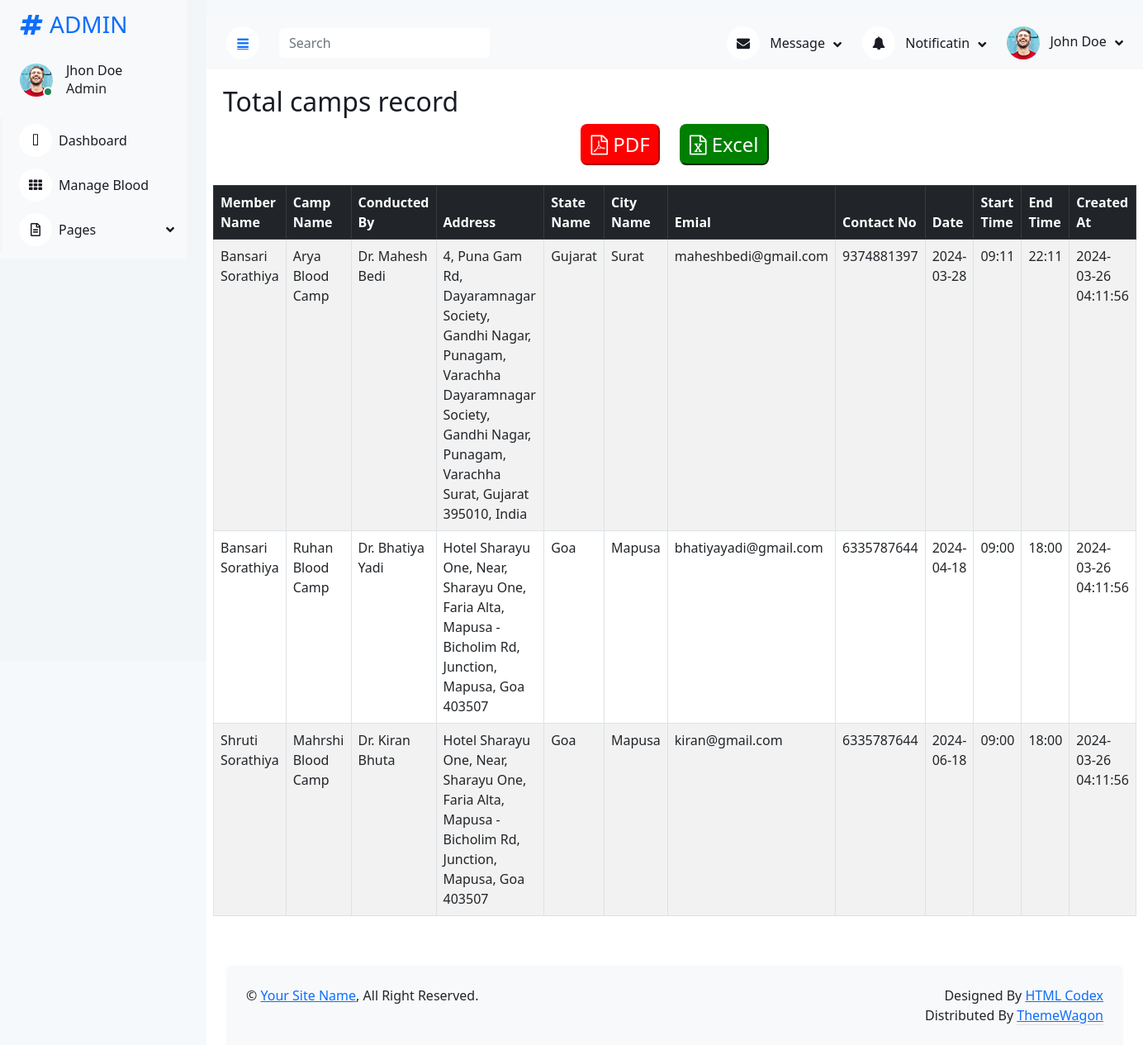
The app's page /AdminDesh/total_camp3.php with its own data.
### tables this page shows
CREATE TABLE `camp` (
  `camp_id` int(30) UNSIGNED NOT NULL,
  `member_id` int(30) UNSIGNED NOT NULL,
  `camp_name` varchar(50) NOT NULL,
  `conducted_by` varchar(50) NOT NULL,
  `address` varchar(200) NOT NULL,
  `state_id` int(10) UNSIGNED NOT NULL,
  `city_id` int(5) UNSIGNED NOT NULL,
  `email` varchar(30) NOT NULL,
  `contact_no` varchar(10) NOT NULL,
  `date` date NOT NULL,
  `start_time` varchar(10) NOT NULL,
  `end_time` varchar(10) NOT NULL,
  `status` enum('0','1','2') NOT NULL COMMENT '0=camp is on the way  1=expired 2=deleted by admin',
  `created_at` datetime NOT NULL
);

CREATE TABLE `members` (
  `member_id` int(30) UNSIGNED NOT NULL,
  `img` varchar(200) DEFAULT NULL,
  `email` varchar(30) NOT NULL,
  `pwd` varchar(20) NOT NULL,
  `verify_token` varchar(100) NOT NULL,
  `name` varchar(50) NOT NULL,
  `contact_no` varchar(10) NOT NULL,
  `gender` varchar(50) NOT NULL,
  `dob` date NOT NULL,
  `address` varchar(250) NOT NULL,
  `city` int(5) UNSIGNED NOT NULL,
  `state` int(10) UNSIGNED NOT NULL,
  `landmark` varchar(80) NOT NULL,
  `pincode` varchar(6) NOT NULL,
  `member_status` enum('0','1','2') NOT NULL COMMENT '0=Deleted By Member 1=Active Status 2=Deactivated by Admin',
  `created_at` datetime NOT NULL DEFAULT current_timestamp()
);

CREATE TABLE `states` (
  `state_id` int(10) UNSIGNED NOT NULL,
  `state_name` varchar(60) NOT NULL
);

CREATE TABLE `city` (
  `city_id` int(5) UNSIGNED NOT NULL,
  `state_id` int(10) UNSIGNED NOT NULL,
  `city_name` varchar(70) NOT NULL
);

### AdminDesh/total_camp3.php (the view, shortened to what this page needs)
<?php
$dbHost = "localhost";
$dbUsername = 'root';
$dbPassword = '';
$dbName="blood";
$db=new mysqli($dbHost,$dbUsername,$dbPassword,$dbName);
?>
<!DOCTYPE html>
<html lang="en">
<head>
    <link href="https://cdnjs.cloudflare.com/ajax/libs/font-awesome/5.10.0/css/all.min.css" rel="stylesheet">
    <link href="https://cdn.jsdelivr.net/npm/bootstrap-icons@1.4.1/font/bootstrap-icons.css" rel="stylesheet">
    <link href="lib/owlcarousel/assets/owl.carousel.min.css" rel="stylesheet">
    <link href="lib/tempusdominus/css/tempusdominus-bootstrap-4.min.css" rel="stylesheet" />
    <link href="css/bootstrap.min.css" rel="stylesheet">
    <link href="css/style.css" rel="stylesheet">
<link href="https://cdn.jsdelivr.net/npm/bootstrap@5.2.0/dist/css/bootstrap.min.css" rel="stylesheet">
<link rel="stylesheet" href="https://cdn.jsdelivr.net/npm/bootstrap-icons@1.11.3/font/bootstrap-icons.min.css">
<link rel="stylesheet" href="https://cdnjs.cloudflare.com/ajax/libs/font-awesome/4.7.0/css/font-awesome.min.css">
</head>
<body>
        <div class="sidebar pe-4 pb-3">
            <nav class="navbar bg-light navbar-light">
                <a href="dashboard.php" class="navbar-brand mx-4 mb-3">
                    <h3 class="text-primary"><i class="fa fa-hashtag me-2"></i>ADMIN</h3>
                </a>
                <div class="d-flex align-items-center ms-4 mb-4">
                    <div class="position-relative">
                        <img class="rounded-circle" src="img/user.jpg" alt="" style="width: 40px; height: 40px;">
                        <div class="bg-success rounded-circle border border-2 border-white position-absolute end-0 bottom-0 p-1"></div>
                    </div>
                    <div class="ms-3">
                        <h6 class="mb-0">Jhon Doe</h6>
                        <span>Admin</span>
                    </div>
                </div>
                <div class="navbar-nav w-100">
                    <a href="dashboard.php" class="nav-item nav-link"><i class="fa fa-tachometer-alt me-2"></i>Dashboard</a>
                    <a href="manageBlood.php" class="nav-item nav-link"><i class="fa fa-th me-2"></i>Manage Blood</a>
                    <div class="nav-item dropdown">
                        <a href="#" class="nav-link dropdown-toggle" data-bs-toggle="dropdown"><i class="far fa-file-alt me-2"></i>Pages</a>
                    </div>
                </div>
            </nav>
        </div>
        <div class="content">
            <nav class="navbar navbar-expand bg-light navbar-light sticky-top px-4 py-0">
                <a href="#" class="sidebar-toggler flex-shrink-0">
                    <i class="fa fa-bars"></i>
                </a>
                <form class="d-none d-md-flex ms-4">
                    <input class="form-control border-0" type="search" placeholder="Search">
                </form>
                <div class="navbar-nav align-items-center ms-auto">
                    <div class="nav-item dropdown">
                        <a href="#" class="nav-link dropdown-toggle" data-bs-toggle="dropdown">
                            <i class="fa fa-envelope me-lg-2"></i>
                            <span class="d-none d-lg-inline-flex">Message</span>
                        </a>
                    </div>
                    <div class="nav-item dropdown">
                        <a href="#" class="nav-link dropdown-toggle" data-bs-toggle="dropdown">
                            <i class="fa fa-bell me-lg-2"></i>
                            <span class="d-none d-lg-inline-flex">Notificatin</span>
                        </a>
                    </div>
                    <div class="nav-item dropdown">
                        <a href="#" class="nav-link dropdown-toggle" data-bs-toggle="dropdown">
                            <img class="rounded-circle me-lg-2" src="img/user.jpg" alt="" style="width: 40px; height: 40px;">
                            <span class="d-none d-lg-inline-flex">John Doe</span>
                        </a>
                    </div>
                </div>
            </nav>
    <div class="container">
        <h2>Total camps record</h2>
        <div>
        <form align="center"  method="post">
            <button type="submit" class="btn1" formaction="total_camp4.php"><i class="fa fa-file-pdf-o"></i> PDF</button>
            <button type="submit" class="btn2" formaction="total_camp2.php"><i class="fa fa-file-excel-o"></i> Excel</button>
        </form>
        </div><br>
        <div class="row">
            <table class="table table-striped table-bordered">
                <thead class="table-dark">
                    <tr>
                        <th>Member Name</th>
                        <th>Camp Name</th>
                        <th>Conducted By</th>
                        <th>Address</th>
                        <th>State Name</th>
                        <th>City Name</th>
                        <th>Emial</th>
                        <th>Contact No</th>
                        <th>Date</th>
                        <th>Start Time</th>
                        <th>End Time</th>
                        <th>Created At</th>
                    </tr>
                </thead>
                <tbody>
                <?php
                $result=$db->query("SELECT m.name, c.*,ci.city_name,s.state_name FROM camp c LEFT JOIN members m ON m.member_id = c.member_id LEFT JOIN states s ON c.state_id = s.state_id LEFT JOIN city ci ON c.city_id = ci.city_id");
                if($result-> num_rows > 0){
                    while($row = $result->fetch_assoc()){
                        ?>
                        <tr>
                            <td><?php echo $row['name'];   ?></td>
                            <td><?php echo $row['camp_name'];   ?></td>
                            <td><?php echo $row['conducted_by'];   ?></td>
                            <td><?php echo $row['address'];   ?></td>
                            <td><?php echo $row['state_name'];   ?></td>
                            <td><?php echo $row['city_name'];   ?></td>
                            <td><?php echo $row['email'];   ?></td>
                            <td><?php echo $row['contact_no'];   ?></td>
                            <td><?php echo $row['date'];   ?></td>
                            <td><?php echo $row['start_time'];   ?></td>
                            <td><?php echo $row['end_time'];   ?></td>
                            <td><?php echo $row['created_at'];   ?></td>
                        </tr>
                        <?php
                    }
                }else{
                    ?>
                    <tr><td colspan="7">No Request Found...</td></tr>
                    <?php
                }
                ?>
                </tbody>
                </table>
        </div>
    </div>
 <div class="container-fluid pt-4 px-4">
                <div class="bg-light rounded-top p-4">
                    <div class="row">
                        <div class="col-12 col-sm-6 text-center text-sm-start">
                            &copy; <a href="#">Your Site Name</a>, All Right Reserved.
                        </div>
                        <div class="col-12 col-sm-6 text-center text-sm-end">
                            Designed By <a href="https://htmlcodex.com">HTML Codex</a>
                        Distributed By <a class="border-bottom" href="https://themewagon.com" target="_blank">ThemeWagon</a>
                        </div>
                    </div>
                </div>
            </div>
        </div>
</body>
</html>

### AdminDesh/css/style.css (style rules this page uses)
:root { --primary: #009CFF; --light: #F3F6F9; --dark: #191C24; }
.sidebar { position: fixed; top: 0; left: 0; bottom: 0; width: 250px; height: 100vh; overflow-y: auto; background: var(--light); transition: 0.5s; z-index: 999; }
.content { margin-left: 250px; min-height: 100vh; background: #FFFFFF; transition: 0.5s; }
@media (min-width: 992px) { .sidebar { margin-left: 0; } }
@media (min-width: 992px) { .content { width: calc(100% - 250px); } }
.sidebar .navbar .navbar-nav .nav-link { padding: 7px 20px; color: var(--dark); font-weight: 500; border-left: 3px solid var(--light); border-radius: 0 30px 30px 0; outline: none; }
.sidebar .navbar .navbar-nav .nav-link i { width: 40px; height: 40px; display: inline-flex; align-items: center; justify-content: center; background: #FFFFFF; border-radius: 40px; }
.sidebar .navbar .dropdown-toggle::after { position: absolute; top: 15px; right: 15px; border: none; content: "\f107"; font-family: "Font Awesome 5 Free"; font-weight: 900; transition: .5s; }
.content .navbar .navbar-nav .nav-link { margin-left: 25px; padding: 12px 0; color: var(--dark); outline: none; }
.content .navbar .sidebar-toggler, .content .navbar .navbar-nav .nav-link i { width: 40px; height: 40px; display: inline-flex; align-items: center; justify-content: center; background: #FFFFFF; border-radius: 40px; }
.content .navbar .dropdown-toggle::after { margin-left: 6px; vertical-align: middle; border: none; content: "\f107"; font-family: "Font Awesome 5 Free"; font-weight: 900; transition: .5s; }

### AdminDesh/total_camp3.php (style rules this page uses)
body { margin-top:20px; background:#f6f9fc; }
.align-items-center { align-items: center!important; }
.border-0 { border: 0!important; }
.mb-4 { margin-bottom: 1.5rem!important; }
.container { padding: 20px; }
table tr th, table tr td { font-size: 1rem; }
.btn1 { font-size:24px; color:white; background-color:red; border-radius: 8px; border-color:red; padding: 5px 10px; margin-right: 20px; }
.btn2 { font-size:24px; color:white; background-color:green; border-radius: 8px; border-color:green; padding: 5px 10px; }

### records on screen
camp: member.name "Bansari Sorathiya", camp_name "Arya Blood Camp", conducted_by "Dr. Mahesh Bedi", address "4, Puna Gam Rd, Dayaramnagar Society, Gandhi Nagar, Punagam, Varachha Dayaramnagar Society, Gandhi Nagar, Punagam, Varachha Surat, Gujarat 395010, India", state.state_name "Gujarat", city.city_name "Surat", email "maheshbedi@gmail.com", contact_no "9374881397", date "2024-03-28", start_time "09:11", end_time "22:11", created_at "2024-03-26 04:11:56"
camp: member.name "Bansari Sorathiya", camp_name "Ruhan Blood Camp", conducted_by "Dr. Bhatiya Yadi", address "Hotel Sharayu One, Near, Sharayu One, Faria Alta, Mapusa - Bicholim Rd, Junction, Mapusa, Goa 403507", state.state_name "Goa", city.city_name "Mapusa", email "bhatiyayadi@gmail.com", contact_no "6335787644", date "2024-04-18", start_time "09:00", end_time "18:00", created_at "2024-03-26 04:11:56"
camp: member.name "Shruti Sorathiya", camp_name "Mahrshi Blood Camp", conducted_by "Dr. Kiran Bhuta", address "Hotel Sharayu One, Near, Sharayu One, Faria Alta, Mapusa - Bicholim Rd, Junction, Mapusa, Goa 403507", state.state_name "Goa", city.city_name "Mapusa", email "kiran@gmail.com", contact_no "6335787644", date "2024-06-18", start_time "09:00", end_time "18:00", created_at "2024-03-26 04:11:56"
